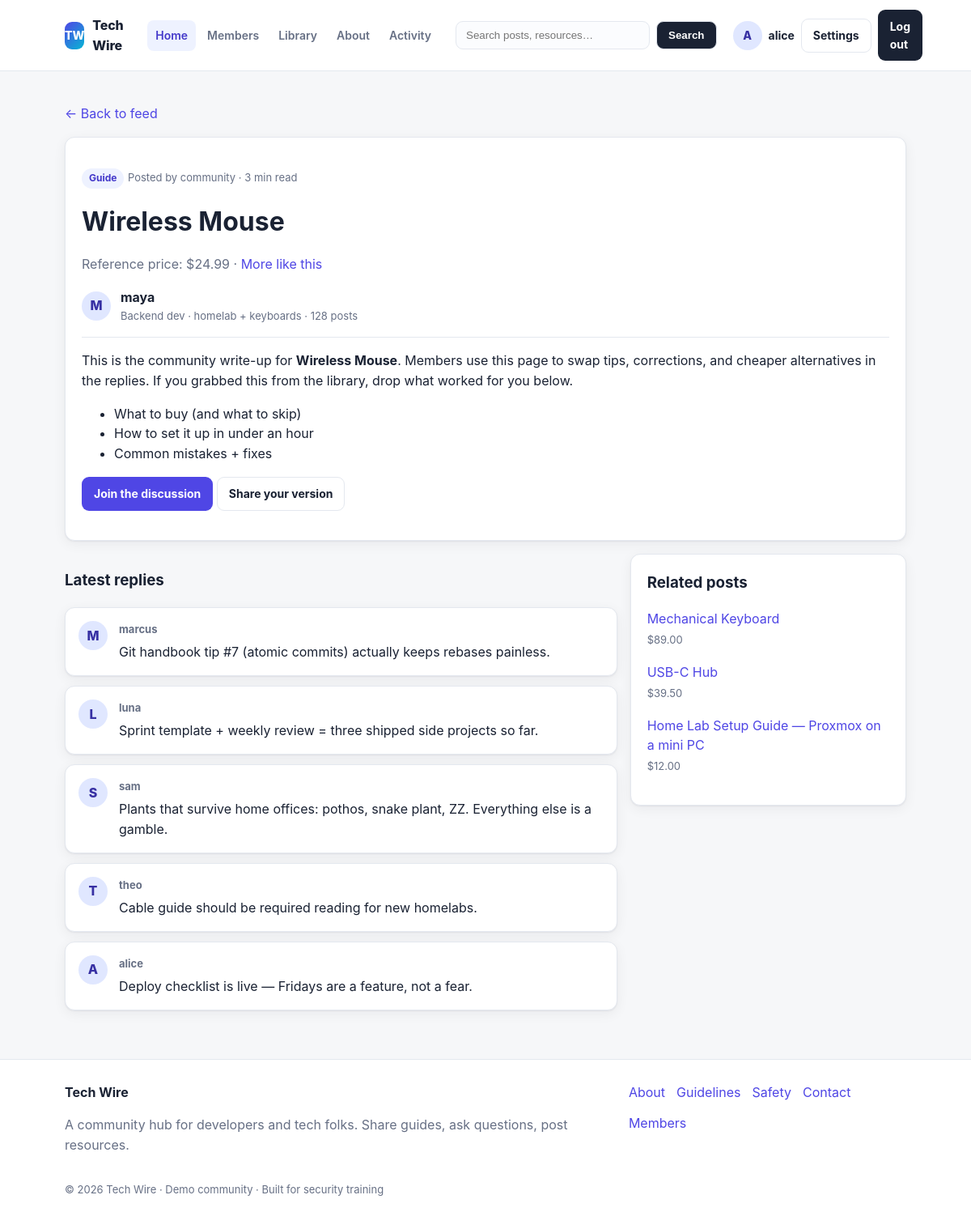
The app's page /post.php (signed in) with its own data.
### tables this page shows
CREATE TABLE IF NOT EXISTS products (
  id INT AUTO_INCREMENT PRIMARY KEY,
  name VARCHAR(128) NOT NULL,
  price DECIMAL(10,2) NOT NULL
);

CREATE TABLE IF NOT EXISTS comments (
  id INT AUTO_INCREMENT PRIMARY KEY,
  user VARCHAR(64) NOT NULL,
  comment TEXT NULL,
  created_at TIMESTAMP DEFAULT CURRENT_TIMESTAMP
);

### post.php (the view, shortened to what this page needs)
<?php
require_once 'includes/layout.php';
$id = isset($_GET['id']) ? (string) $_GET['id'] : '1';
$query = "SELECT * FROM products WHERE id = $id";
$result = mysql_query($query);
$post = $result ? mysql_fetch_assoc($result) : null;
$related = array();
$rres = mysql_query("SELECT * FROM products LIMIT 4");
if ($rres) {
    while ($r = mysql_fetch_assoc($rres)) {
        if ($post && isset($post['id']) && $r['id'] == $post['id']) { continue; }
        $related[] = $r;
        if (count($related) >= 3) { break; }
    }
}
$replies = array();
$cres = mysql_query("SELECT * FROM comments ORDER BY id DESC LIMIT 5");
if ($cres) {
    while ($c = mysql_fetch_assoc($cres)) { $replies[] = $c; }
}
?>
<p><a href="index.php">← Back to feed</a></p>
<?php if ($post): ?>
<div class="card">
  <p><span class="pill">Guide</span> <span class="muted small">Posted by community · 3 min read</span></p>
  <h1 style="margin:6px 0"><?php echo $post['name']; ?></h1>
  <p class="muted">Reference price: $<?php echo $post['price']; ?> · <a href="search.php?q=<?php echo urlencode((string) $post['name']); ?>">More like this</a></p>
  <div class="member-top" style="margin-top:12px">
    <span class="avatar">M</span>
    <div><strong>maya</strong><div class="muted small">Backend dev · homelab + keyboards · 128 posts</div></div>
  </div>
  <hr style="border:0;border-top:1px solid var(--line);margin:16px 0">
  <p>This is the community write-up for <strong><?php echo $post['name']; ?></strong>. Members use this page to swap tips, corrections, and cheaper alternatives in the replies. If you grabbed this from the library, drop what worked for you below.</p>
  <ul>
    <li>What to buy (and what to skip)</li>
    <li>How to set it up in under an hour</li>
    <li>Common mistakes + fixes</li>
  </ul>
  <p><a class="btn btn-primary" href="profile.php">Join the discussion</a> <a class="btn btn-ghost" href="upload.php">Share your version</a></p>
</div>
<div class="grid grid-2" style="margin-top:16px">
  <section>
    <h3>Latest replies</h3>
    <div class="post-list">
      <?php foreach ($replies as $c): ?>
      <article class="post-row">
        <span class="avatar"><?php echo htmlspecialchars(strtoupper(substr((string) $c['user'], 0, 1)), ENT_QUOTES); ?></span>
        <div class="post-main">
          <div class="post-meta"><strong><?php echo htmlspecialchars($c['user'], ENT_QUOTES); ?></strong></div>
          <p style="margin:6px 0 0"><?php echo htmlspecialchars($c['comment'], ENT_QUOTES); ?></p>
        </div>
      </article>
      <?php endforeach; ?>
    </div>
  </section>
  <aside>
    <div class="card">
      <h3 style="margin-top:0">Related posts</h3>
      <?php foreach ($related as $rel): ?>
        <p><a href="post.php?id=<?php echo (int) $rel['id']; ?>"><?php echo $rel['name']; ?></a><br><span class="muted small">$<?php echo $rel['price']; ?></span></p>
      <?php endforeach; ?>
    </div>
  </aside>
</div>
<?php else: ?>
<div class="card"><h1>Post not found</h1><p class="muted">Try the <a href="index.php">feed</a> or <a href="search.php?q=">search</a>.</p></div>
<?php endif; ?>

### assets/css/style.css (style rules this page uses)
:root { --bg: #f6f7f9; --surface: #ffffff; --ink: #1a2233; --muted: #677085; --line: #e4e8ef; --brand: #4f46e5; --brand-dark: #4338ca; --accent: #06b6d4; --danger: #dc2626; --success: #059669; --radius: 12px; --shadow: 0 1px 2px rgba(16,24,40,.06), 0 4px 16px rgba(16,24,40,.06); }
* { box-sizing: border-box; }
body { margin: 0; background: var(--bg); color: var(--ink); font-family: -apple-system, BlinkMacSystemFont, "Segoe UI", Roboto, Inter, Helvetica, Arial, sans-serif; line-height: 1.55; }
a { color: var(--brand); text-decoration: none; }
.btn { display: inline-block; padding: 9px 14px; border-radius: 9px; font-weight: 700; font-size: 14px; border: 1px solid transparent; cursor: pointer; }
.btn-primary { background: var(--brand); color: #fff; }
.btn-ghost { background: transparent; border-color: var(--line); color: var(--ink); }
.card { background: var(--surface); border: 1px solid var(--line); border-radius: var(--radius); box-shadow: var(--shadow); padding: 20px; }
.grid { display: grid; gap: 16px; }
.grid-2 { grid-template-columns: 2fr 1fr; }
.muted { color: var(--muted); }
.small { font-size: 13px; }
.pill { display: inline-block; font-size: 12px; font-weight: 700; padding: 3px 9px; border-radius: 999px; background: #eef2ff; color: var(--brand-dark); }
.post-list { display: grid; gap: 12px; }
.post-row { display: flex; gap: 14px; align-items: flex-start; background: var(--surface); border: 1px solid var(--line); border-radius: var(--radius); padding: 16px; box-shadow: var(--shadow); }
.post-meta { color: var(--muted); font-size: 13px; display: flex; gap: 10px; flex-wrap: wrap; }
.avatar { width: 36px; height: 36px; border-radius: 50%; display: inline-flex; align-items: center; justify-content: center; background: #e0e7ff; color: #3730a3; font-weight: 800; flex: none; }
.member-top { display: flex; gap: 12px; align-items: center; }

### records on screen
products: name "Wireless Mouse", price "24.99"
comments: user "M", user "marcus", comment "Git handbook tip #7 (atomic commits) actually keeps rebases painless."
comments: user "L", user "luna", comment "Sprint template + weekly review = three shipped side projects so far."
comments: user "S", user "sam", comment "Plants that survive home offices: pothos, snake plant, ZZ. Everything else is a gamble."
comments: user "T", user "theo", comment "Cable guide should be required reading for new homelabs."
comments: user "A", user "alice", comment "Deploy checklist is live — Fridays are a feature, not a fear."
products: name "Mechanical Keyboard", price "89.00"
products: name "USB-C Hub", price "39.50"
products: name "Home Lab Setup Guide — Proxmox on a mini PC", price "12.00"

### other values on screen
tw_initial($user) "A"
$user "alice"
